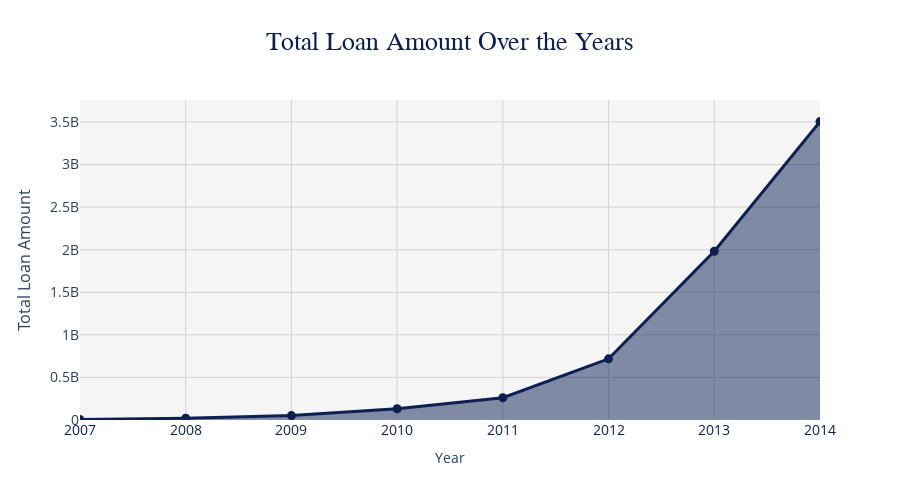

Write notebook code for a chart like this one.
### Code cell
import plotly.graph_objects as go

# Mengelompokkan data berdasarkan tahun
df_amnt = df.groupby(['Year'])['loan_amnt'].sum().reset_index()

# Membuat figure
fig = go.Figure()

# Menambahkan garis dengan area fill
fig.add_trace(go.Scatter(
    name='Total Loan',
    mode='lines+markers',
    x=df_amnt.Year, 
    y=df_amnt.loan_amnt,
    line=dict(color='#0c2054', width=3),
    marker=dict(size=9, symbol='circle', color='#0c2054'),
    fill='tonexty',  # Area fill di bawah garis
    hovertemplate='Year: %{x}<br>Total Loan: $%{y:,.0f}'
))

# Menyesuaikan layout utama
fig.update_layout(
    title='Total Loan Amount Over the Years',
    title_font_family="Arial Black", title_font_size=26, title_x=0.5,
    title_font_color="#0c2054",
    font=dict(size=12),
    plot_bgcolor='whitesmoke',
    width=900, height=500,
    xaxis=dict(
        title='Year',
        showgrid=True, gridcolor='lightgrey',
        tickfont_size=14, tickfont_color='#0c2054'
    ),
    yaxis=dict(
        title='Total Loan Amount',
        titlefont_size=16,
        tickfont_size=14,
        showgrid=True, gridcolor='lightgrey'
    )
)

# Menampilkan grafik
fig.show()

### Figure 1 — Plotly figure (JSON) as saved in the notebook; plotly's stock layout.template omitted (floating-point values rounded to 4 significant figures)
{"data": [{"fill": "tonexty", "hovertemplate": "Year: %{x}<br>Total Loan: $%{y:,.0f}", "line": {"color": "#0c2054", "width": 3}, "marker": {"color": "#0c2054", "size": 9, "symbol": "circle"}, "mode": "lines+markers", "name": "Total Loan", "type": "scatter", "x": ["2007", "2008", "2009", "2010", "2011", "2012", "2013", "2014"], "y": [4977475, 21119250, 51928250, 131992550, 261683825, 718411025, 1981989225, 3503830175]}], "layout": {"font": {"size": 12}, "height": 500, "plot_bgcolor": "whitesmoke", "title": {"font": {"color": "#0c2054", "family": "Arial Black", "size": 26}, "text": "Total Loan Amount Over the Years", "x": 0.5}, "width": 900, "xaxis": {"gridcolor": "lightgrey", "showgrid": true, "tickfont": {"color": "#0c2054", "size": 14}, "title": {"text": "Year"}}, "yaxis": {"gridcolor": "lightgrey", "showgrid": true, "tickfont": {"size": 14}, "title": {"font": {"size": 16}, "text": "Total Loan Amount"}}}}
